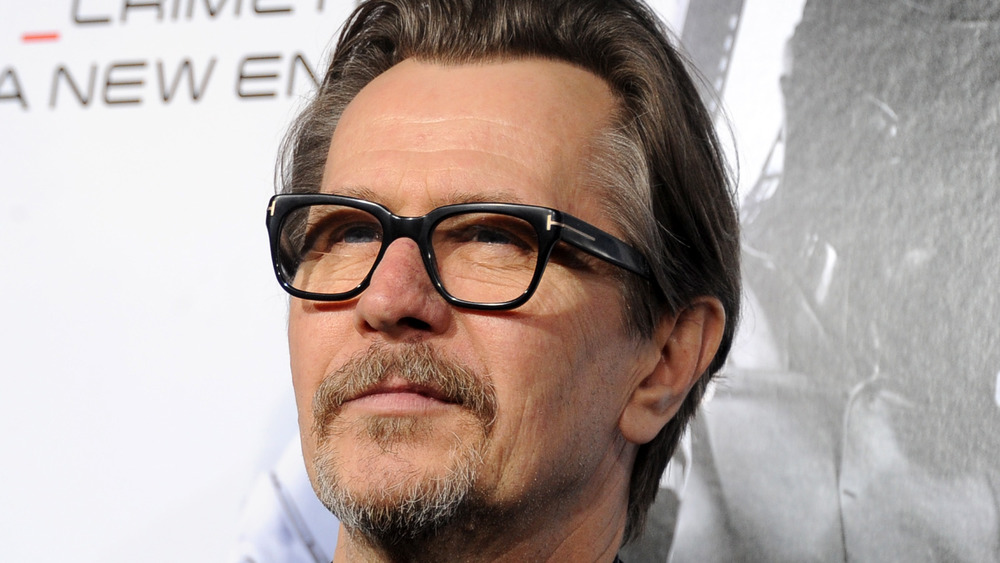
#> input picture Resources/image.jpg, 1000 x 563 px
$ python Converting_Black_and_white.py
#> lines starting #> are read from the running program, lines starting #| are printed output that depends on the picture; after the words box and inside, x2 and y2 are one past the last pixel; in counts of white or black regions, pixels touching at a corner belong together
# Import Libraries

import numpy as np
import cv2 as cv

# Reading Images

img = cv.imread('Resources/image.jpg')
#> img is the input picture: shape (563, 1000, 3); mean B, G, R 156.4, 161.9, 175.8
resize_image = cv.resize(img, (800,600))
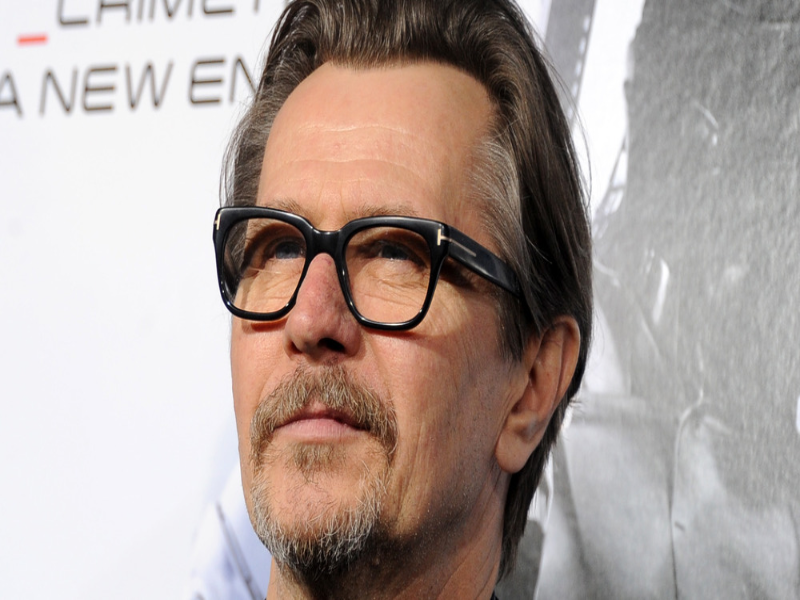
#> resize_image: shape (600, 800, 3); mean B, G, R 156.3, 161.8, 175.7

# Converting in GreyScale

grey = cv.cvtColor(img,cv.COLOR_BGR2GRAY)
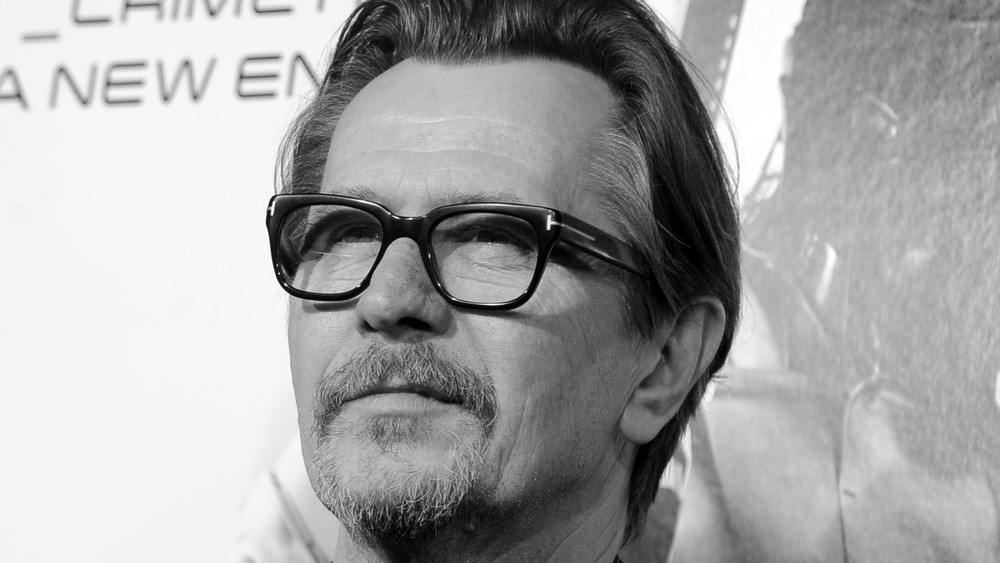
#> grey: shape (563, 1000); min 0, max 255, mean 165.4

# Convert in Black and White

(thresh, binary) = cv.threshold(grey, 127,255, cv.THRESH_BINARY)
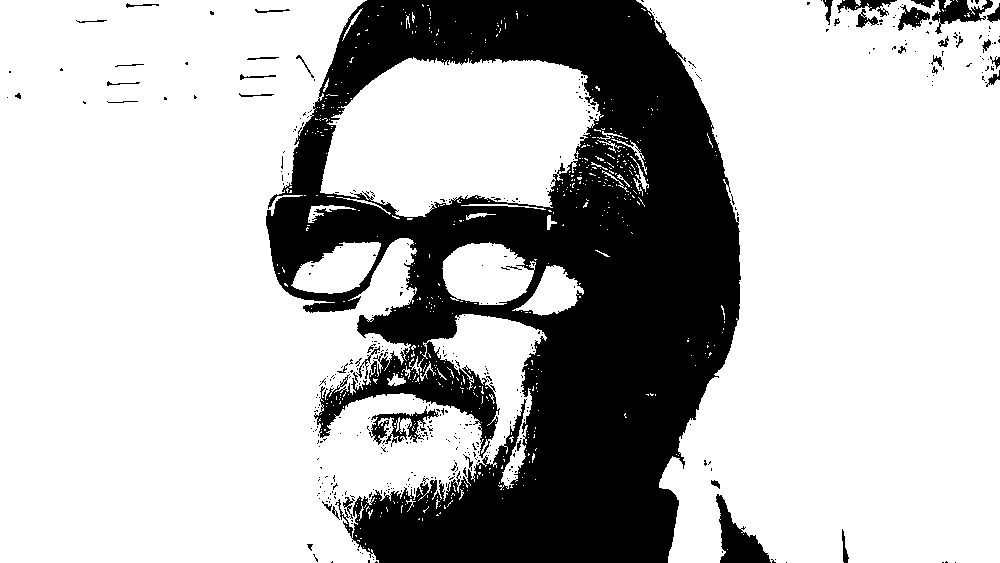
#> binary: shape (563, 1000); 73.1% white; 444 black regions (401 under 20 px), largest, box (x1, y1, x2, y2) and area: (266, 0, 741, 563) 144029, (716, 494, 771, 563) 1643, (369, 406, 439, 447) 941

# Displaying All Images

cv.imshow('ORIGINAL Image', img)
cv.imshow('Resize Image', resize_image)
cv.imshow('Gray Image', grey)
cv.imshow('Black and White Image', binary)

# Saving The Images
cv.imwrite('Resources/grey_image.jpg', grey)
cv.imwrite('Resources/resize_image.jpg', resize_image)
cv.imwrite('Resources/black_and_white.jpg', binary)

# Stilling The Images

cv.waitKey(0)
cv.destroyAllWindows()

$ run again, with Resources/Mabtoor Mabx-2.png saved as Resources/image.jpg
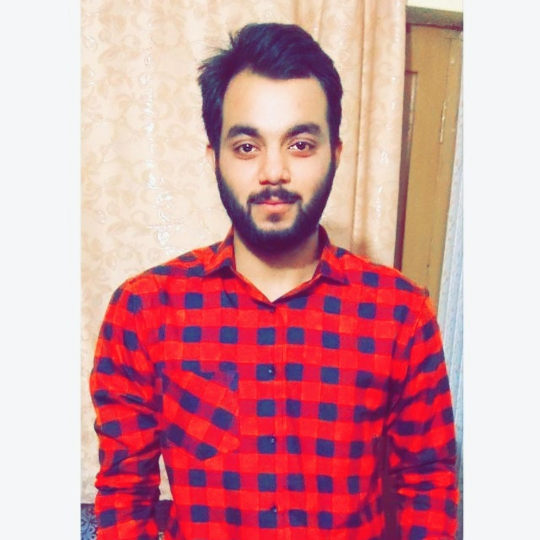
#> input picture Resources/Mabtoor Mabx-2.png, 1080 x 1080 px (shown at 1/2 size)
#> img is the input picture: shape (1080, 1080, 3); mean B, G, R 158.4, 151.4, 213.4
#> `grey = cv.cvtColor(img,cv.COLOR_BGR2GRAY)`:
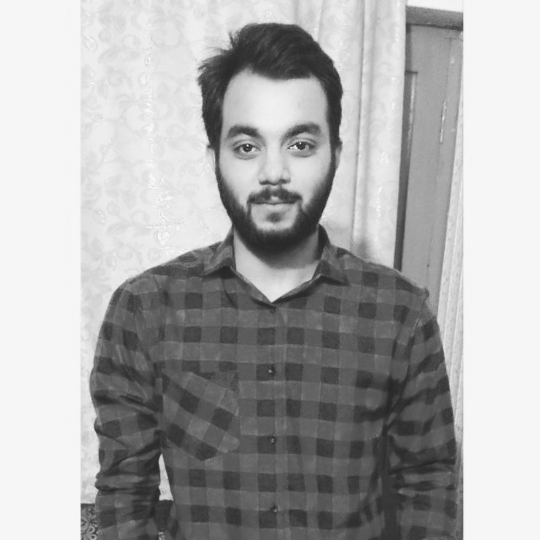
#> grey: shape (1080, 1080) (shown at 1/2 size); min 35, max 252, mean 170.7
#> `(thresh, binary) = cv.threshold(grey, 127,255, cv.THRESH_BINARY)`:
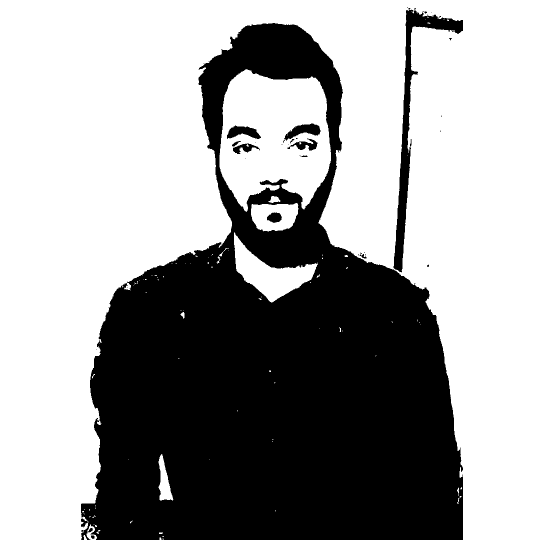
#> binary: shape (1080, 1080) (shown at 1/2 size); 61.7% white; 38 black regions (26 under 20 px), largest, box (x1, y1, x2, y2) and area: (162, 46, 926, 1080) 432754, (787, 16, 926, 545) 10151, (568, 247, 641, 281) 1208
